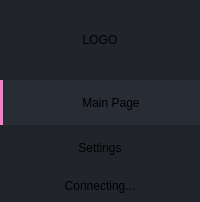
           <widget class="QFrame" name="leftMenuBg">
            <property name="minimumSize">
             <size>
              <width>0</width>
              <height>0</height>
             </size>
            </property>
            <property name="maximumSize">
             <size>
              <width>16777215</width>
              <height>16777215</height>
             </size>
            </property>
            <property name="styleSheet">
             <string notr="true">background-color: rgb(33, 37, 43);
border: none;</string>
            </property>
            <property name="frameShape">
             <enum>QFrame::NoFrame</enum>
            </property>
            <property name="frameShadow">
             <enum>QFrame::Raised</enum>
            </property>
            <property name="lineWidth">
             <number>0</number>
            </property>
            <layout class="QVBoxLayout" name="verticalLayout_7">
             <property name="spacing">
              <number>0</number>
             </property>
             <property name="leftMargin">
              <number>0</number>
             </property>
             <property name="topMargin">
              <number>0</number>
             </property>
             <property name="rightMargin">
              <number>0</number>
             </property>
             <property name="bottomMargin">
              <number>0</number>
             </property>
             <item>
              <widget class="QFrame" name="mainLogo">
               <property name="minimumSize">
                <size>
                 <width>80</width>
                 <height>80</height>
                </size>
               </property>
               <property name="maximumSize">
                <size>
                 <width>16777215</width>
                 <height>16777215</height>
                </size>
               </property>
               <property name="frameShape">
                <enum>QFrame::StyledPanel</enum>
               </property>
               <property name="frameShadow">
                <enum>QFrame::Raised</enum>
               </property>
               <property name="lineWidth">
                <number>0</number>
               </property>
               <layout class="QVBoxLayout" name="verticalLayout_13">
                <property name="spacing">
                 <number>0</number>
                </property>
                <property name="leftMargin">
                 <number>0</number>
                </property>
                <property name="topMargin">
                 <number>0</number>
                </property>
                <property name="rightMargin">
                 <number>0</number>
                </property>
                <property name="bottomMargin">
                 <number>0</number>
                </property>
                <item>
                 <widget class="QLabel" name="labelLogo">
                  <property name="minimumSize">
                   <size>
                    <width>130</width>
                    <height>0</height>
                   </size>
                  </property>
                  <property name="styleSheet">
                   <string notr="true">border:none;</string>
                  </property>
                  <property name="lineWidth">
                   <number>0</number>
                  </property>
                  <property name="text">
                   <string>LOGO</string>
                  </property>
                  <property name="alignment">
                   <set>Qt::AlignCenter</set>
                  </property>
                 </widget>
                </item>
               </layout>
              </widget>
             </item>
             <item>
              <widget class="QFrame" name="tabSelector">
               <property name="styleSheet">
                <string notr="true">#leftMenuBg .QPushButton {	
	background-position: left center;
    background-repeat: no-repeat;
	border: none;
	background-color: transparent;
}
#leftMenuBg .QPushButton:hover {
	background-color: rgb(40, 44, 52);
}
#leftMenuBg .QPushButton:pressed {	
	background-color: rgb(189, 147, 249);
	color: rgb(255, 255, 255);
}
#tabSelector {
border:none;
}</string>
               </property>
               <property name="frameShape">
                <enum>QFrame::NoFrame</enum>
               </property>
               <property name="frameShadow">
                <enum>QFrame::Raised</enum>
               </property>
               <layout class="QVBoxLayout" name="verticalLayout">
                <property name="spacing">
                 <number>0</number>
                </property>
                <property name="sizeConstraint">
                 <enum>QLayout::SetMaximumSize</enum>
                </property>
                <property name="leftMargin">
                 <number>0</number>
                </property>
                <property name="topMargin">
                 <number>0</number>
                </property>
                <property name="rightMargin">
                 <number>0</number>
                </property>
                <property name="bottomMargin">
                 <number>0</number>
                </property>
                <item>
                 <widget class="QPushButton" name="btnLinkTab">
                  <property name="minimumSize">
                   <size>
                    <width>0</width>
                    <height>45</height>
                   </size>
                  </property>
                  <property name="styleSheet">
                   <string notr="true">    border-left: 22px solid qlineargradient(spread:pad, x1:0.034, y1:0, x2:0.216, y2:0, stop:0.499 rgba(255, 121, 198, 255), stop:0.5 rgba(85, 170, 255, 0));
    background-color: rgb(40, 44, 52);</string>
                  </property>
                  <property name="text">
                   <string>Main Page</string>
                  </property>
                 </widget>
                </item>
                <item>
                 <widget class="QPushButton" name="btnSettingsTab">
                  <property name="minimumSize">
                   <size>
                    <width>0</width>
                    <height>45</height>
                   </size>
                  </property>
                  <property name="text">
                   <string>Settings</string>
                  </property>
                 </widget>
                </item>
               </layout>
              </widget>
             </item>
             <item>
              <widget class="QFrame" name="statusBar">
               <property name="frameShape">
                <enum>QFrame::NoFrame</enum>
               </property>
               <property name="frameShadow">
                <enum>QFrame::Plain</enum>
               </property>
               <property name="lineWidth">
                <number>0</number>
               </property>
               <layout class="QHBoxLayout" name="horizontalLayout_10">
                <item>
                 <layout class="QVBoxLayout" name="loginStatusLayout">
                  <item>
                   <widget class="QLabel" name="labelLoginInfo">
                    <property name="text">
                     <string>Connecting...</string>
                    </property>
                    <property name="alignment">
                     <set>Qt::AlignCenter</set>
                    </property>
                   </widget>
                  </item>
                 </layout>
                </item>
               </layout>
              </widget>
             </item>
            </layout>
           </widget>
